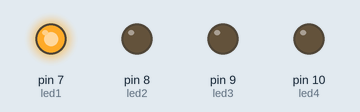
Bench run of a sketch on a simulated Arduino Uno, built with avr-gcc and run on an emulated ATmega328P. On the bench: output pins drawn as LEDs (lit = HIGH).

Above: at 0.2 s.
At 1.2 s:
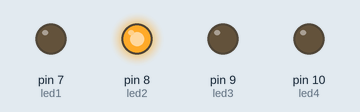
At 2.2 s:
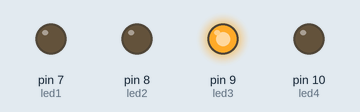
At 3.2 s:
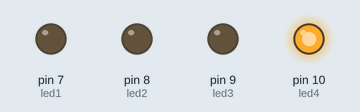
At 4.7 s:
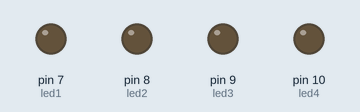
Timing chart, 0 to 5.2 s (numbered marks = the images above):
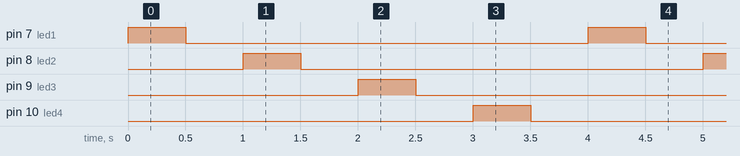

Measured:
- by itself, pin 7 (led1), pin 8 (led2), pin 9 (led3), pin 10 (led4): alternates HIGH for 0.50 s and LOW for 3.5 s
- by itself, everything shown: repeats every 4.0 s, in 8 steps

The sketch:

Ruiz_Galo_DEBER_2.1_SE.ino
```cpp
/*
 *DEBER 2.1: Puertos como salida
 *Nombre: Galo Ruiz
 *
 */

 //variable que representan los leds
const int led1 =7;    // led1
const int led2 = 8;  //led2
const int led3 = 9;  // led3
const int led4 = 10; // led4


void setup() {

  pinMode(led1,OUTPUT); //declara el pin 7 como salida
  pinMode(led2,OUTPUT); //declara el pin 8 como salida
  pinMode(led3,OUTPUT); //declara el pin 9 como salida
  pinMode(led4,OUTPUT); //declara el pin 10 como salida
}

void loop() {
  digitalWrite(led1,HIGH); //Envia 5V al pin 7
  delay(500);              //Se detiene el microcontrolador por medio segundo
  digitalWrite(led1,LOW);  //Envía 0V al pin 7
  delay(500);              //Se detiene el microcontrolador por medio segundo
  digitalWrite(led2,HIGH); //Envia 5V al pin 8
  delay(500);              //Se detiene el microcontrolador por medio segundo
  digitalWrite(led2,LOW);  //Envía 0V al pin 8
  delay(500);              //Se detiene el microcontrolador por medio segundo
  digitalWrite(led3,HIGH); //Envia 5V al pin 9
  delay(500);              //Se detiene el microcontrolador por medio segundo
  digitalWrite(led3,LOW);  //Envía 0V al pin 9
  delay(500);              //Se detiene el microcontrolador por medio segundo
  digitalWrite(led4,HIGH); //Envia 5V al pin 10
  delay(500);              //Se detiene el microcontrolador por medio segundo
  digitalWrite(led4,LOW);  //Envía 0V al pin 10
  delay(500);              //Se detiene el microcontrolador por medio segundo


}
```
